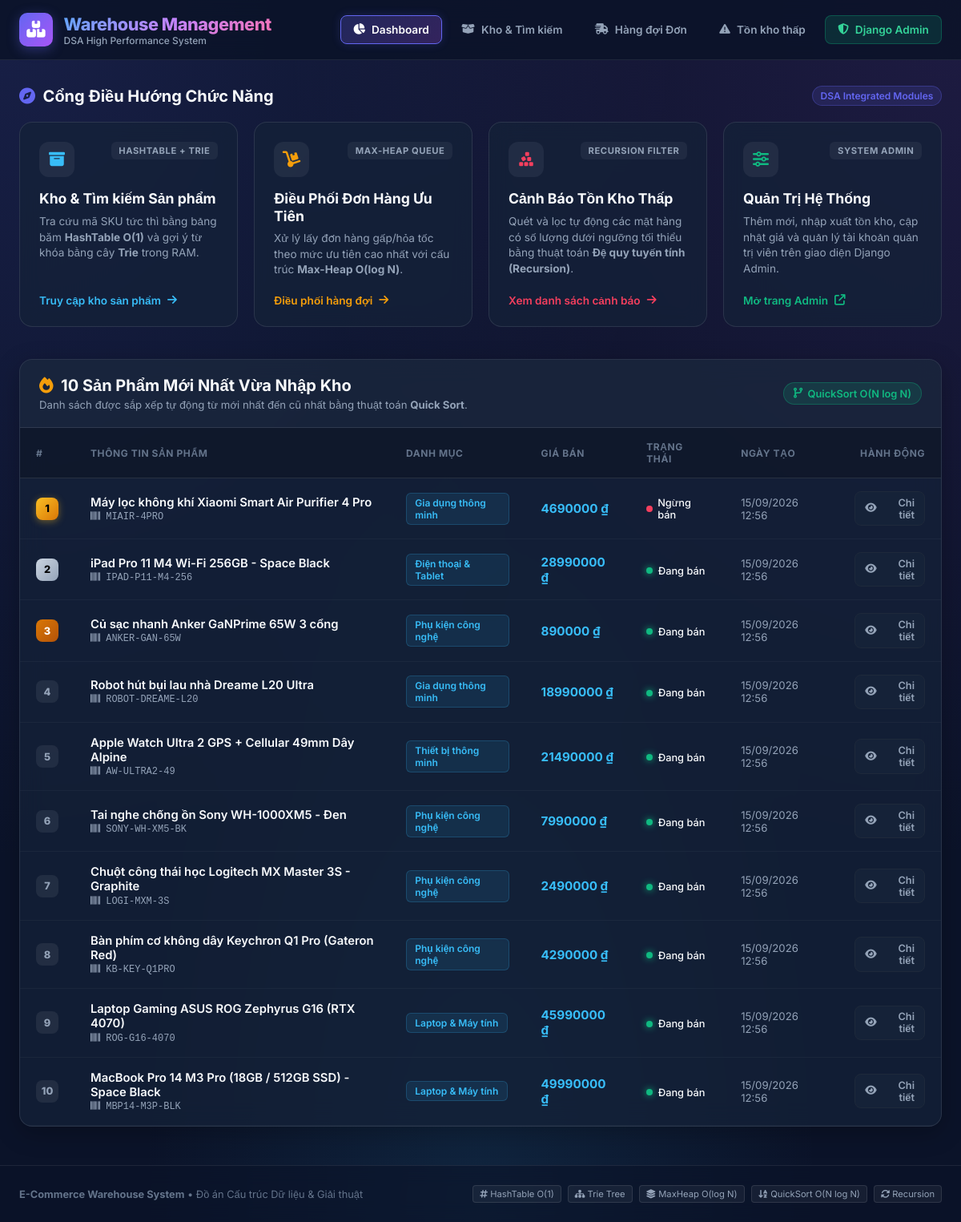
The page / on the database its author committed.
### products/models.py (models this page shows, shortened)
class Product(models.Model):
    name = models.CharField(max_length=255, db_index=True, verbose_name="Tên sản phẩm")
    sku = models.CharField(max_length=50, unique=True, db_index=True, verbose_name="Mã SKU/Barcode")
    category = models.ForeignKey(
        Category,
        on_delete=models.SET_NULL,
        null=True,
        blank=True,
        related_name='products',
        verbose_name="Danh mục"
    )
    price = models.DecimalField(max_digits=12, decimal_places=2, verbose_name="Giá bán")
    cost_price = models.DecimalField(max_digits=12, decimal_places=2, default=0, verbose_name="Giá vốn")
    description = models.TextField(blank=True, null=True, verbose_name="Mô tả chi tiết")
    image = models.ImageField(upload_to='products/', blank=True, null=True, verbose_name="Hình ảnh")
    is_active = models.BooleanField(default=True, verbose_name="Đang kinh doanh")
    created_at = models.DateTimeField(auto_now_add=True, verbose_name="Ngày tạo")
    updated_at = models.DateTimeField(auto_now=True, verbose_name="Ngày cập nhật")
    class Meta:
        verbose_name = "Sản phẩm"
        verbose_name_plural = "Danh sách sản phẩm"
        ordering = ['-created_at']

class Category(models.Model):
    name = models.CharField(max_length=150, unique=True, verbose_name="Tên danh mục")
    slug = models.SlugField(max_length=160, unique=True, blank=True, verbose_name="Slug")
    description = models.TextField(blank=True, null=True, verbose_name="Mô tả")
    created_at = models.DateTimeField(auto_now_add=True, verbose_name="Ngày tạo")
    class Meta:
        verbose_name = "Danh mục"
        verbose_name_plural = "Danh mục sản phẩm"
        ordering = ['name']

### products/views.py (the view)
# urls.py: path('', recent_dashboard_view, name='home_dashboard'),
def recent_dashboard_view(request):
    all_products = list(Product.objects.select_related('category').all())
    sorted_products = quick_sort_products(all_products)
    recent_items = sorted_products[:10]
    return render(
        request,
        'products/recent_list.html',
        {
            'recent_items': recent_items
        }
    )

### products/views.py (called while the page is built)
def quick_sort_products(arr):
    if len(arr) <= 1:
        return arr
    pivot = arr[len(arr) // 2]
    left = [x for x in arr if x.created_at > pivot.created_at]
    middle = [
        x for x in arr
        if x.created_at == pivot.created_at
    ]
    right = [
        x for x in arr
        if x.created_at < pivot.created_at
    ]
    return (
        quick_sort_products(left)
        + middle
        + quick_sort_products(right)
    )

### templates/products/recent_list.html (shortened to what this page needs)
{% extends 'base.html' %}
{% block content %}
<div class="hub-section">
    <div class="section-header">
        <h2 class="section-title">
            <i class="fa-solid fa-compass" style="color: var(--accent-indigo);"></i>
            Cổng Điều Hướng Chức Năng
        </h2>
        <span class="section-badge">DSA Integrated Modules</span>
    </div>
    <div class="hub-grid">
        <a href="{% url 'product_list' %}" class="hub-card" style="--card-color: var(--accent-blue);">
            <div>
                <div class="hub-card-top">
                    <div class="hub-icon">
                        <i class="fa-solid fa-box-archive"></i>
                    </div>
                    <span class="hub-tag">HashTable + Trie</span>
                </div>
                <h3>Kho & Tìm kiếm Sản phẩm</h3>
                <p>Tra cứu mã SKU tức thì bằng bảng băm <strong>HashTable O(1)</strong> và gợi ý từ khóa bằng cây <strong>Trie</strong> trong RAM.</p>
            </div>
            <div class="hub-card-action">
                Truy cập kho sản phẩm <i class="fa-solid fa-arrow-right"></i>
            </div>
        </a>
        <a href="{% url 'order_queue' %}" class="hub-card" style="--card-color: var(--accent-amber);">
            <div>
                <div class="hub-card-top">
                    <div class="hub-icon">
                        <i class="fa-solid fa-dolly"></i>
                    </div>
                    <span class="hub-tag">Max-Heap Queue</span>
                </div>
                <h3>Điều Phối Đơn Hàng Ưu Tiên</h3>
                <p>Xử lý lấy đơn hàng gấp/hỏa tốc theo mức ưu tiên cao nhất với cấu trúc <strong>Max-Heap O(log N)</strong>.</p>
            </div>
            <div class="hub-card-action">
                Điều phối hàng đợi <i class="fa-solid fa-arrow-right"></i>
            </div>
        </a>
        <a href="{% url 'low_stock' %}" class="hub-card" style="--card-color: var(--accent-rose);">
            <div>
                <div class="hub-card-top">
                    <div class="hub-icon">
                        <i class="fa-solid fa-cubes-stacked"></i>
                    </div>
                    <span class="hub-tag">Recursion Filter</span>
                </div>
                <h3>Cảnh Báo Tồn Kho Thấp</h3>
                <p>Quét và lọc tự động các mặt hàng có số lượng dưới ngưỡng tối thiểu bằng thuật toán <strong>Đệ quy tuyến tính (Recursion)</strong>.</p>
            </div>
            <div class="hub-card-action">
                Xem danh sách cảnh báo <i class="fa-solid fa-arrow-right"></i>
            </div>
        </a>
        <a href="/admin/" target="_blank" class="hub-card" style="--card-color: var(--accent-emerald);">
            <div>
                <div class="hub-card-top">
                    <div class="hub-icon">
                        <i class="fa-solid fa-sliders"></i>
                    </div>
                    <span class="hub-tag">System Admin</span>
                </div>
                <h3>Quản Trị Hệ Thống</h3>
                <p>Thêm mới, nhập xuất tồn kho, cập nhật giá và quản lý tài khoản quản trị viên trên giao diện Django Admin.</p>
            </div>
            <div class="hub-card-action">
                Mở trang Admin <i class="fa-solid fa-arrow-up-right-from-square"></i>
            </div>
        </a>
    </div>
</div>
<div class="table-container">
    <div class="table-header-box">
        <div>
            <h2 class="section-title">
                <i class="fa-solid fa-fire" style="color: var(--accent-amber);"></i>
                10 Sản Phẩm Mới Nhất Vừa Nhập Kho
            </h2>
            <p style="font-size: 0.825rem; color: var(--text-secondary); margin-top: 0.25rem;">
                Danh sách được sắp xếp tự động từ mới nhất đến cũ nhất bằng thuật toán <strong>Quick Sort</strong>.
            </p>
        </div>
        <div class="dsa-badge">
            <i class="fa-solid fa-code-branch"></i> QuickSort O(N log N)
        </div>
    </div>
    {% if recent_items %}
    <table class="custom-table">
        <thead>
            <tr>
                <th style="width: 60px;">#</th>
                <th>Thông tin sản phẩm</th>
                <th>Danh mục</th>
                <th>Giá bán</th>
                <th>Trạng thái</th>
                <th>Ngày tạo</th>
                <th style="text-align: right;">Hành động</th>
            </tr>
        </thead>
        <tbody>
            {% for product in recent_items %}
            <tr>
                <td>
                    {% if forloop.counter == 1 %}
                        <span class="rank-badge rank-1">1</span>
                    {% elif forloop.counter == 2 %}
                        <span class="rank-badge rank-2">2</span>
                    {% elif forloop.counter == 3 %}
                        <span class="rank-badge rank-3">3</span>
                    {% else %}
                        <span class="rank-badge rank-other">{{ forloop.counter }}</span>
                    {% endif %}
                </td>
                <td>
                    <div class="product-meta">
                        <span class="product-name">{{ product.name }}</span>
                        <span class="product-sku"><i class="fa-solid fa-barcode"></i> {{ product.sku }}</span>
                    </div>
                </td>
                <td>
                    {% if product.category %}
                        <span class="category-pill">{{ product.category.name }}</span>
                    {% else %}
                        <span style="color: var(--text-muted); font-size: 0.8rem;">Chưa phân loại</span>
                    {% endif %}
                </td>
                <td>
                    <span class="price-tag">{{ product.price|floatformat:0 }} ₫</span>
                </td>
                <td>
                    {% if product.is_active %}
                        <span class="status-dot"><span class="dot dot-active"></span> Đang bán</span>
                    {% else %}
                        <span class="status-dot"><span class="dot dot-inactive"></span> Ngừng bán</span>
                    {% endif %}
                </td>
                <td style="color: var(--text-secondary); font-size: 0.825rem;">
                    {{ product.created_at|date:"d/m/Y H:i" }}
                </td>
                <td style="text-align: right;">
                    <a href="{% url 'product_detail' product.id %}" class="btn btn-secondary" style="padding: 0.35rem 0.75rem; font-size: 0.8rem;">
                        <i class="fa-solid fa-eye"></i> Chi tiết
                    </a>
                </td>
            </tr>
            {% endfor %}
        </tbody>
    </table>
    {% endif %}
</div>
{% endblock %}

### templates/base.html (style rules this page uses)
:root { --bg-main: #0b1329; --bg-card: #152238; --bg-card-hover: #1c2e4c; --text-primary: #f8fafc; --text-secondary: #94a3b8; --text-muted: #64748b; --accent-blue: #38bdf8; --accent-blue-hover: #0284c7; --accent-indigo: #6366f1; --accent-purple: #a855f7; --accent-emerald: #10b981; --accent-amber: #f59e0b; --accent-rose: #f43f5e; --border-color: #1e293b; --border-light: rgba(255, 255, 255, 0.08); --glass-bg: rgba(21, 34, 56, 0.75); --glass-border: rgba(255, 255, 255, 0.1); }
* { box-sizing: border-box; margin: 0; padding: 0; }
body { font-family: 'Inter', sans-serif; background-color: var(--bg-main); color: var(--text-primary); min-height: 100vh; display: flex; flex-direction: column; background-image: radial-gradient(at 0% 0%, rgba(99, 102, 241, 0.15) 0px, transparent 50%), radial-gradient(at 100% 0%, rgba(168, 85, 247, 0.12) 0px, transparent 50%), radial-gradient(at 50% 100%, rgba(56, 189, 248, 0.1) 0px, transparent 50%); background-attachment: fixed; }
.btn { display: inline-flex; align-items: center; justify-content: center; gap: 0.5rem; padding: 0.6rem 1.2rem; border-radius: 8px; font-weight: 600; font-size: 0.875rem; text-decoration: none; cursor: pointer; transition: all 0.2s ease; border: none; }
.btn-secondary { background-color: var(--bg-card); color: var(--text-secondary); border: 1px solid var(--border-color); }

### rows shown on the page
Product: shows "1", name "Máy lọc không khí Xiaomi Smart Air Purifier 4 Pro", sku "MIAIR-4PRO", category.name "Gia dụng thông minh", price "4690000", is_active False (drawn), created_at "15/09/2026 12:56"
Product: shows "2", name "iPad Pro 11 M4 Wi-Fi 256GB - Space Black", sku "IPAD-P11-M4-256", category.name "Điện thoại & Tablet", price "28990000", is_active True (drawn), created_at "15/09/2026 12:56"
Product: shows "3", name "Củ sạc nhanh Anker GaNPrime 65W 3 cổng", sku "ANKER-GAN-65W", category.name "Phụ kiện công nghệ", price "890000", is_active True (drawn), created_at "15/09/2026 12:56"
Product: name "Robot hút bụi lau nhà Dreame L20 Ultra", sku "ROBOT-DREAME-L20", category.name "Gia dụng thông minh", price "18990000", is_active True (drawn), created_at "15/09/2026 12:56"
Product: name "Apple Watch Ultra 2 GPS + Cellular 49mm Dây Alpine", sku "AW-ULTRA2-49", category.name "Thiết bị thông minh", price "21490000", is_active True (drawn), created_at "15/09/2026 12:56"
Product: name "Tai nghe chống ồn Sony WH-1000XM5 - Đen", sku "SONY-WH-XM5-BK", category.name "Phụ kiện công nghệ", price "7990000", is_active True (drawn), created_at "15/09/2026 12:56"
Product: name "Chuột công thái học Logitech MX Master 3S - Graphite", sku "LOGI-MXM-3S", category.name "Phụ kiện công nghệ", price "2490000", is_active True (drawn), created_at "15/09/2026 12:56"
Product: name "Bàn phím cơ không dây Keychron Q1 Pro (Gateron Red)", sku "KB-KEY-Q1PRO", category.name "Phụ kiện công nghệ", price "4290000", is_active True (drawn), created_at "15/09/2026 12:56"
Product: name "Laptop Gaming ASUS ROG Zephyrus G16 (RTX 4070)", sku "ROG-G16-4070", category.name "Laptop & Máy tính", price "45990000", is_active True (drawn), created_at "15/09/2026 12:56"
Product: name "MacBook Pro 14 M3 Pro (18GB / 512GB SSD) - Space Black", sku "MBP14-M3P-BLK", category.name "Laptop & Máy tính", price "49990000", is_active True (drawn), created_at "15/09/2026 12:56"
